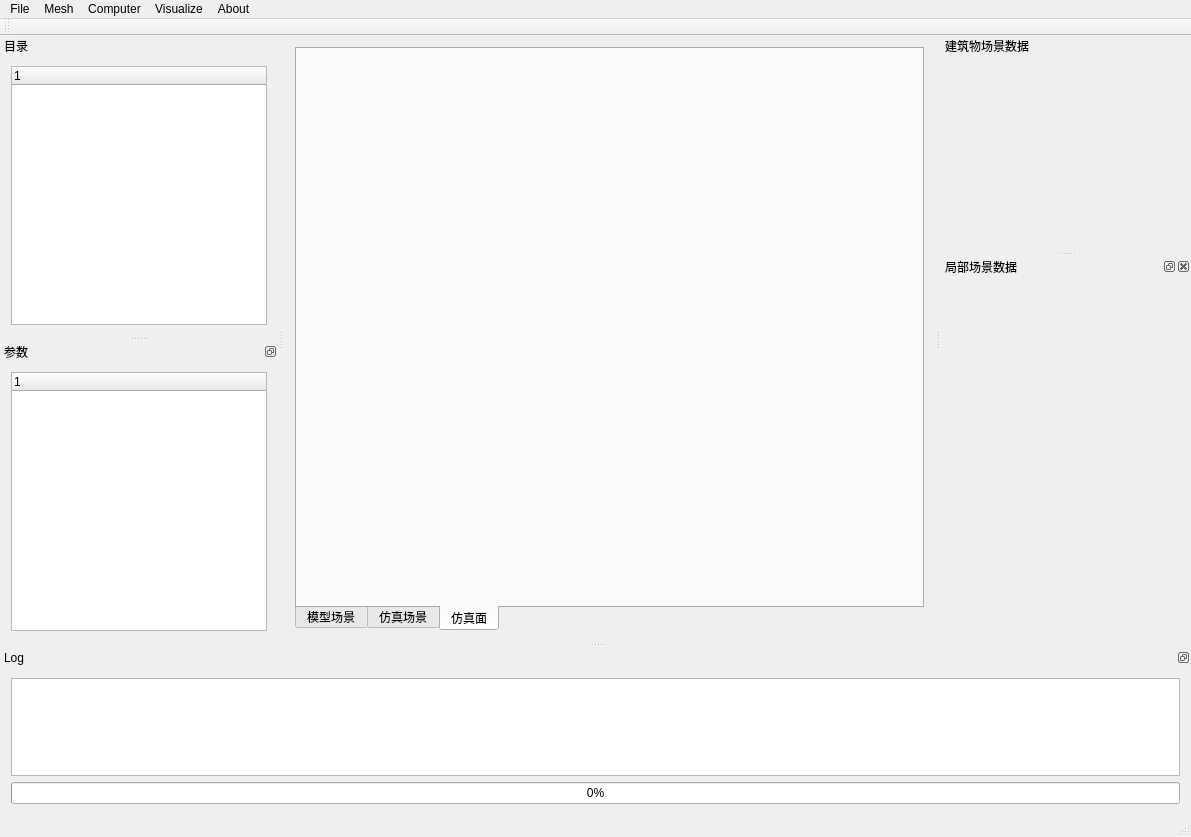
<?xml version="1.0" encoding="UTF-8"?>
<ui version="4.0">
 <class>MainWindowClass</class>
 <widget class="QMainWindow" name="MainWindowClass">
  <property name="geometry">
   <rect>
    <x>0</x>
    <y>0</y>
    <width>1191</width>
    <height>837</height>
   </rect>
  </property>
  <property name="minimumSize">
   <size>
    <width>1024</width>
    <height>768</height>
   </size>
  </property>
  <property name="windowTitle">
   <string>SCS</string>
  </property>
  <widget class="QWidget" name="centralWidget">
   <layout class="QHBoxLayout" name="horizontalLayout">
    <item>
     <widget class="QTabWidget" name="tabWidget_Dispaly">
      <property name="tabPosition">
       <enum>QTabWidget::South</enum>
      </property>
      <property name="currentIndex">
       <number>2</number>
      </property>
      <widget class="GLWidget" name="ModelView">
       <attribute name="title">
        <string>模型场景</string>
       </attribute>
      </widget>
      <widget class="GLWidget" name="simuArea">
       <attribute name="title">
        <string>仿真场景</string>
       </attribute>
      </widget>
      <widget class="GLWidget" name="simuPlane">
       <attribute name="title">
        <string>仿真面</string>
       </attribute>
      </widget>
     </widget>
    </item>
   </layout>
  </widget>
  <widget class="QMenuBar" name="menuBar">
   <property name="geometry">
    <rect>
     <x>0</x>
     <y>0</y>
     <width>1191</width>
     <height>23</height>
    </rect>
   </property>
   <widget class="QMenu" name="menuFILE">
    <property name="title">
     <string>File</string>
    </property>
    <addaction name="action"/>
    <addaction name="separator"/>
    <addaction name="action_matFile"/>
    <addaction name="separator"/>
    <addaction name="action_3"/>
    <addaction name="action_obj"/>
    <addaction name="separator"/>
    <addaction name="action_json"/>
    <addaction name="separator"/>
    <addaction name="action_saveLocal"/>
    <addaction name="separator"/>
   </widget>
   <widget class="QMenu" name="menuMesh">
    <property name="title">
     <string>Mesh</string>
    </property>
    <addaction name="action_6"/>
    <addaction name="action_startMesh"/>
    <addaction name="separator"/>
    <addaction name="action_9"/>
   </widget>
   <widget class="QMenu" name="menuComputer">
    <property name="title">
     <string>Computer</string>
    </property>
    <addaction name="computerOption"/>
    <addaction name="separator"/>
    <addaction name="action_loadPlugin"/>
    <addaction name="action_deletePlugin"/>
    <addaction name="separator"/>
    <addaction name="action_run"/>
   </widget>
   <widget class="QMenu" name="menuVisualize">
    <property name="title">
     <string>Visualize</string>
    </property>
    <addaction name="action_ShowAll"/>
    <addaction name="action_localscene"/>
    <addaction name="separator"/>
    <addaction name="action_SaveSimuPlane"/>
    <addaction name="action_loadSimuPlane"/>
   </widget>
   <widget class="QMenu" name="menuAbout">
    <property name="title">
     <string>About</string>
    </property>
   </widget>
   <addaction name="menuFILE"/>
   <addaction name="menuMesh"/>
   <addaction name="menuComputer"/>
   <addaction name="menuVisualize"/>
   <addaction name="menuAbout"/>
  </widget>
  <widget class="QToolBar" name="mainToolBar">
   <attribute name="toolBarArea">
    <enum>TopToolBarArea</enum>
   </attribute>
   <attribute name="toolBarBreak">
    <bool>false</bool>
   </attribute>
  </widget>
  <widget class="QStatusBar" name="statusBar"/>
  <widget class="QDockWidget" name="dockWidget_outputLog">
   <property name="minimumSize">
    <size>
     <width>128</width>
     <height>139</height>
    </size>
   </property>
   <property name="features">
    <set>QDockWidget::DockWidgetFloatable</set>
   </property>
   <property name="windowTitle">
    <string>Log</string>
   </property>
   <attribute name="dockWidgetArea">
    <number>8</number>
   </attribute>
   <widget class="QWidget" name="dockWidgetContents">
    <layout class="QVBoxLayout" name="verticalLayout_2">
     <item>
      <layout class="QVBoxLayout" name="verticalLayout" stretch="0,0">
       <property name="sizeConstraint">
        <enum>QLayout::SetDefaultConstraint</enum>
       </property>
       <item>
        <widget class="QTextBrowser" name="textBrowser"/>
       </item>
       <item>
        <widget class="QProgressBar" name="progressBar">
         <property name="value">
          <number>0</number>
         </property>
        </widget>
       </item>
      </layout>
     </item>
    </layout>
   </widget>
  </widget>
  <widget class="QDockWidget" name="dockWidget_outline">
   <property name="minimumSize">
    <size>
     <width>256</width>
     <height>300</height>
    </size>
   </property>
   <property name="features">
    <set>QDockWidget::NoDockWidgetFeatures</set>
   </property>
   <property name="allowedAreas">
    <set>Qt::LeftDockWidgetArea</set>
   </property>
   <property name="windowTitle">
    <string>目录</string>
   </property>
   <attribute name="dockWidgetArea">
    <number>1</number>
   </attribute>
   <widget class="QWidget" name="dockWidgetContents_2">
    <layout class="QVBoxLayout" name="verticalLayout_5">
     <item>
      <layout class="QVBoxLayout" name="verticalLayout_4">
       <item>
        <widget class="QTreeWidget" name="treeWidget_project">
         <column>
          <property name="text">
           <string notr="true">1</string>
          </property>
         </column>
        </widget>
       </item>
      </layout>
     </item>
    </layout>
   </widget>
  </widget>
  <widget class="QDockWidget" name="dockWidget_2">
   <property name="sizePolicy">
    <sizepolicy hsizetype="Expanding" vsizetype="Preferred">
     <horstretch>0</horstretch>
     <verstretch>0</verstretch>
    </sizepolicy>
   </property>
   <property name="minimumSize">
    <size>
     <width>250</width>
     <height>56</height>
    </size>
   </property>
   <property name="features">
    <set>QDockWidget::NoDockWidgetFeatures</set>
   </property>
   <property name="windowTitle">
    <string>建筑物场景数据</string>
   </property>
   <attribute name="dockWidgetArea">
    <number>2</number>
   </attribute>
   <widget class="QWidget" name="dockWidgetContents_5">
    <layout class="QVBoxLayout" name="verticalLayout_3"/>
   </widget>
  </widget>
  <widget class="QDockWidget" name="dockWidget_para">
   <property name="minimumSize">
    <size>
     <width>89</width>
     <height>300</height>
    </size>
   </property>
   <property name="features">
    <set>QDockWidget::DockWidgetFloatable</set>
   </property>
   <property name="windowTitle">
    <string>参数</string>
   </property>
   <attribute name="dockWidgetArea">
    <number>1</number>
   </attribute>
   <widget class="QWidget" name="dockWidgetContents_3">
    <layout class="QVBoxLayout" name="verticalLayout_6">
     <item>
      <widget class="QTreeWidget" name="treeWidget_para">
       <column>
        <property name="text">
         <string notr="true">1</string>
        </property>
       </column>
      </widget>
     </item>
    </layout>
   </widget>
  </widget>
  <widget class="QDockWidget" name="dockWidget_localsecene">
   <property name="minimumSize">
    <size>
     <width>80</width>
     <height>100</height>
    </size>
   </property>
   <property name="windowTitle">
    <string>局部场景数据</string>
   </property>
   <attribute name="dockWidgetArea">
    <number>2</number>
   </attribute>
   <widget class="QWidget" name="dockWidgetContents_4"/>
  </widget>
  <action name="action">
   <property name="text">
    <string>新建</string>
   </property>
  </action>
  <action name="action_3">
   <property name="text">
    <string>导入室外场景</string>
   </property>
  </action>
  <action name="action_saveLocal">
   <property name="text">
    <string>保存局部场景</string>
   </property>
  </action>
  <action name="action_6">
   <property name="text">
    <string>剖分参数</string>
   </property>
  </action>
  <action name="action_startMesh">
   <property name="text">
    <string>剖分</string>
   </property>
  </action>
  <action name="action_9">
   <property name="text">
    <string>材料选项</string>
   </property>
  </action>
  <action name="computerOption">
   <property name="text">
    <string>选项</string>
   </property>
  </action>
  <action name="action_8">
   <property name="text">
    <string>场点</string>
   </property>
  </action>
  <action name="action_11">
   <property name="text">
    <string>仿真参数</string>
   </property>
  </action>
  <action name="action_ShowAll">
   <property name="text">
    <string>整体场景展示</string>
   </property>
  </action>
  <action name="action_obj">
   <property name="text">
    <string>导入obj模型</string>
   </property>
  </action>
  <action name="action_matFile">
   <property name="text">
    <string>导入材料文件</string>
   </property>
  </action>
  <action name="action_localscene">
   <property name="text">
    <string>仿真区域展示</string>
   </property>
  </action>
  <action name="action_loadPlugin">
   <property name="text">
    <string>加载算法</string>
   </property>
  </action>
  <action name="action_deletePlugin">
   <property name="text">
    <string>卸载算法</string>
   </property>
  </action>
  <action name="action_run">
   <property name="text">
    <string>计算</string>
   </property>
  </action>
  <action name="action_json">
   <property name="text">
    <string>快速导入场景(.json)</string>
   </property>
  </action>
  <action name="action_SaveSimuPlane">
   <property name="text">
    <string>保存仿真面</string>
   </property>
  </action>
  <action name="action_loadSimuPlane">
   <property name="text">
    <string>导入仿真面</string>
   </property>
  </action>
 </widget>
 <layoutdefault spacing="6" margin="11"/>
 <customwidgets>
  <customwidget>
   <class>GLWidget</class>
   <extends>QWidget</extends>
   <header location="global">glWidget.h</header>
   <container>1</container>
  </customwidget>
 </customwidgets>
 <resources>
  <include location="mainwindow.qrc"/>
 </resources>
 <connections/>
</ui>
